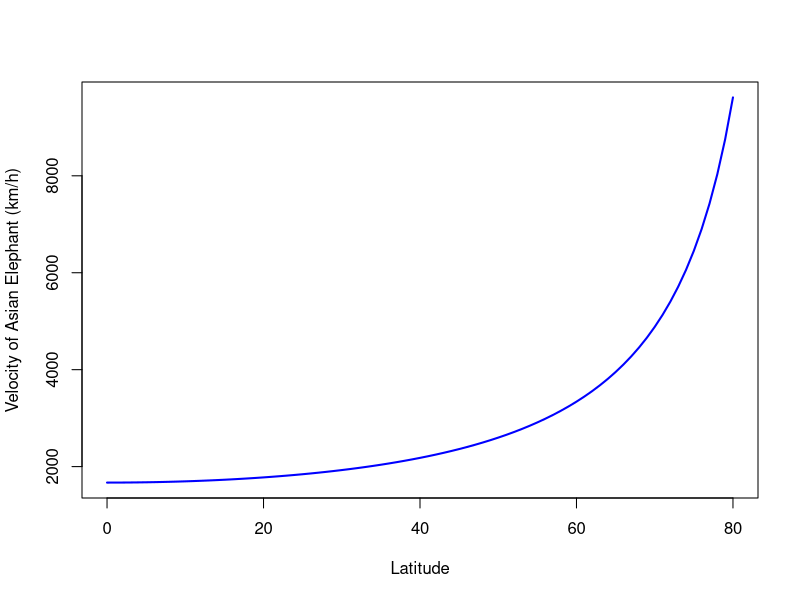
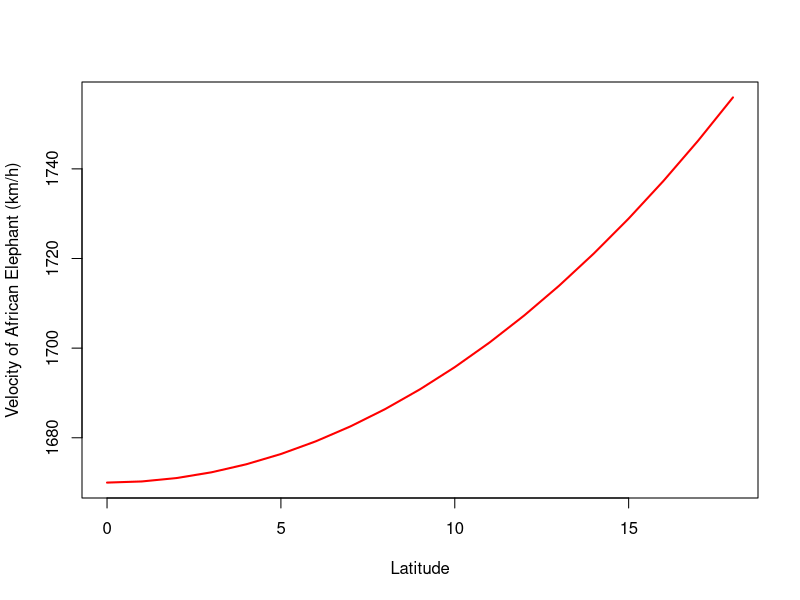

Reproduce these figures in R, in order.
# Angular momentum of African elephant at equator
# Mass of African elephant
m1 <- 6000
# Velocity of African elephant around the equator. v = 40075 km/24hr = 1670
v1 <- 1670
# Radius of rotation of Earth at the equator
r1 <- 6370
# Calculate angular momentum
ma1 <- m1 * v1 * r1
# Print the answer
print(ma1)

# Recalculate radius of rotation for African elephant at Chiang Mai latitude (18 degrees N)
r1 <- 6370 * cos(18 * pi / 180)

# Generate sequence of latitudes
lat1 <- seq(from = 0, to = 18, by = 1)

# Calculate radius of rotation at each latitude
r1 <- 6370 * cos(lat1 * pi / 180)

# Calculate velocity at each latitude
v1 <- ma1 / (m1 * r1)

# Print angular momentum
print(ma1)


# Mass of Asian elephant
m <- 4000
# Velocity of Asian elephant around the equator. v = 40075 km/24hr = 1670
v <- 1670
# Radius of rotation of Earth at the equator
r <- 6370
# Calculate angular momentum
ma <- m * v * r
# Recalculate for the angular momentum of African elephant at 18 degrees north
r <- 6370 * cos(18 * pi / 180)
v <- ma / (m * r)

# Calculate angular momentum at 18 degrees north
ma_18_degrees_north <- m * v * r

# Print the angular momentum at 18 degrees north
print(ma_18_degrees_north)

# Calculate velocity for Asian elephant between the equator and Chiang Mai
latitudes <- seq(from = 0, to = 80, by = 1)

# Calculate radius of rotation at each latitude
radii <- 6370 * cos(latitudes * pi / 180)

# Calculate velocity at each latitude for Asian elephant
v <- ma / (m * radii)

# Plot the graphs for asian and african elephants. no clue why they're the exact same
plot(x = latitudes, y = v, xlab = "Latitude", ylab = "Velocity of Asian Elephant (km/h)", type = "l", col = "blue", lwd = 2)
plot(x = lat1, y = v1, xlab = "Latitude", ylab = "Velocity of African Elephant (km/h)", type = "l", col = "red", lwd = 2)

